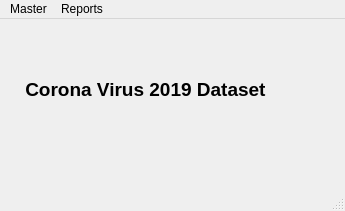
<?xml version="1.0" encoding="UTF-8"?>
<ui version="4.0">
 <class>MainWindow</class>
 <widget class="QMainWindow" name="MainWindow">
  <property name="geometry">
   <rect>
    <x>0</x>
    <y>0</y>
    <width>345</width>
    <height>211</height>
   </rect>
  </property>
  <property name="windowTitle">
   <string>MainWindow</string>
  </property>
  <widget class="QWidget" name="centralwidget">
   <widget class="QLabel" name="label">
    <property name="geometry">
     <rect>
      <x>20</x>
      <y>60</y>
      <width>261</width>
      <height>21</height>
     </rect>
    </property>
    <property name="font">
     <font>
      <pointsize>14</pointsize>
      <weight>75</weight>
      <bold>true</bold>
     </font>
    </property>
    <property name="text">
     <string> Corona Virus 2019 Dataset</string>
    </property>
   </widget>
  </widget>
  <widget class="QMenuBar" name="menubar">
   <property name="geometry">
    <rect>
     <x>0</x>
     <y>0</y>
     <width>345</width>
     <height>21</height>
    </rect>
   </property>
   <widget class="QMenu" name="menutesty">
    <property name="title">
     <string>Master</string>
    </property>
    <addaction name="actionCreate_Summary_chart"/>
   </widget>
   <widget class="QMenu" name="menuUser">
    <property name="title">
     <string>Reports</string>
    </property>
    <addaction name="actionView_Charts"/>
    <addaction name="actionCreate_Geographical_Charts"/>
    <addaction name="actionOpen_US_Geographical_Map"/>
    <addaction name="actionOpen_US_Geographical_Map_Death_Cases"/>
   </widget>
   <addaction name="menutesty"/>
   <addaction name="menuUser"/>
  </widget>
  <widget class="QStatusBar" name="statusbar"/>
  <action name="actionCreate_Summary_chart">
   <property name="text">
    <string>Create Summary chart</string>
   </property>
  </action>
  <action name="actionCreate_Geographical_Charts">
   <property name="text">
    <string>Open World Geographical Map</string>
   </property>
  </action>
  <action name="actionView_Charts">
   <property name="text">
    <string>View Charts</string>
   </property>
  </action>
  <action name="actionOpen_US_Geographical_Map">
   <property name="text">
    <string>Open US Geographical Map Confirmed Cases</string>
   </property>
  </action>
  <action name="actionOpen_US_Geographical_Map_Death_Cases">
   <property name="text">
    <string>Open US Geographical Map Death Cases</string>
   </property>
  </action>
 </widget>
 <resources>
  <include location="Graphs/pics.qrc"/>
 </resources>
 <connections/>
</ui>
